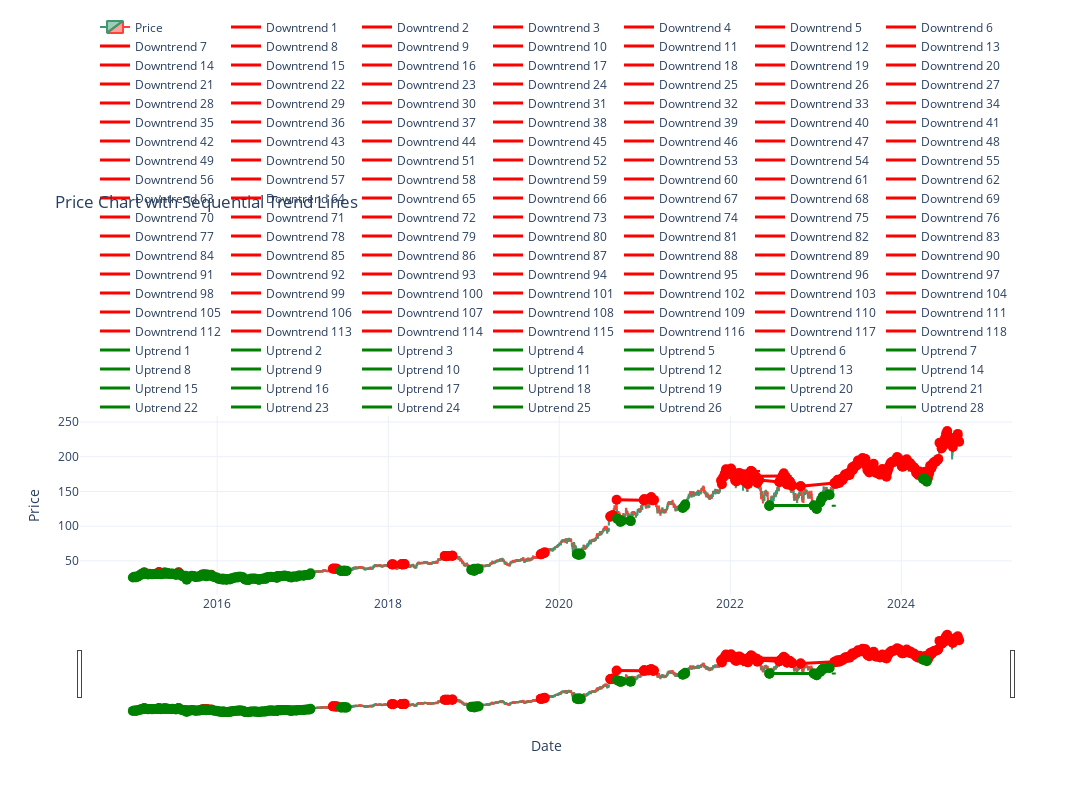

This figure's notebook cell:
### Markdown cell above
## 4. Visualizing Valid Trend Lines

# Functions to visualize the valid trend lines

### Code cell
# Create trendlines with improved parameters for more comprehensive coverage
enhanced_trendlines = create_absolute_sequence_trendlines(
    df, 
    n_points=150,         # Significantly more points
    period_segments=12,   # More time segments
    min_distance=3        # Allow points to be closer
)

print(f"Created {len(enhanced_trendlines['downtrends'])} downtrend lines and {len(enhanced_trendlines['uptrends'])} uptrend lines")

# Plot with all trendlines visible
plot_with_trendlines(df, enhanced_trendlines, max_lines=500)  # Allow many more lines

# Interactive plot with all trendlines
plot_interactive_trendlines(df, enhanced_trendlines, max_lines=500)
